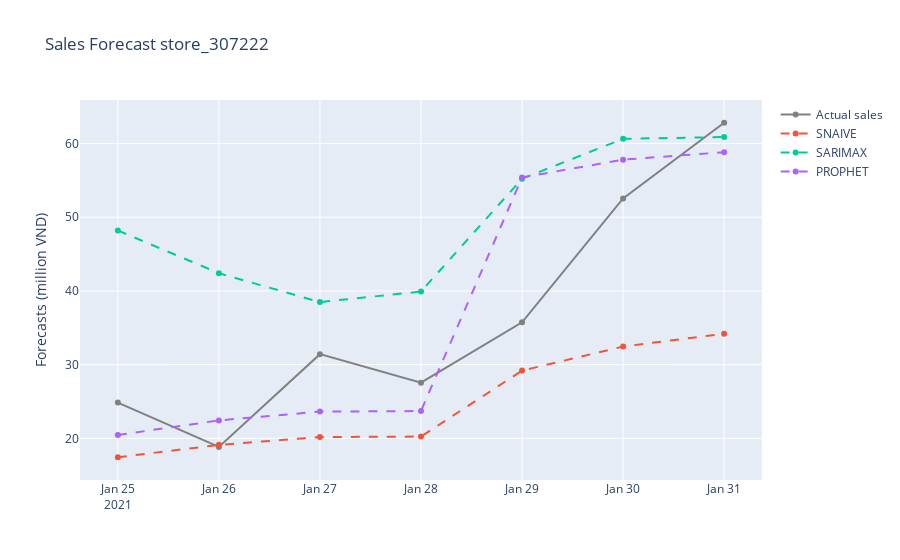

The notebook cell saved with this chart:
### Code cell
fig = go.Figure()

store = sample_ls[0]
x = sample_fc.loc[store,'fc_SNAIVE'].index

fig.add_trace(go.Scatter(x=x, 
                         y=sample_fc.loc[store,'sales'], 
                         name='Actual sales',
                         line={'color': 'grey'},
                         ))
fig.add_trace(go.Scatter(x=x, 
                         y=sample_fc.loc[store,'fc_SNAIVE'].values, 
                         name='SNAIVE',
                         line={'dash': 'dash'},
                         ))
fig.add_trace(go.Scatter(x=x, 
                         y=sample_fc.loc[store,'fc_ARIMA'], 
                         name='SARIMAX',
                         line={'dash': 'dash'},
                         ))
fig.add_trace(go.Scatter(x=x, 
                         y=sample_fc.loc[store,'fc_PROPHET']['yhat'].values, 
                         name='PROPHET',
                         line={'dash': 'dash'},
                         ))
fig.update_layout(title='Sales Forecast ' + store)
fig.update_yaxes(title_text='Forecasts (million VND)')

fig.show()

### Figure 1 — Plotly figure (JSON) as saved in the notebook; plotly's stock layout.template omitted (floating-point values rounded to 4 significant figures)
{"data": [{"line": {"color": "grey"}, "name": "Actual sales", "type": "scatter", "x": ["2021-01-25T00:00:00", "2021-01-26T00:00:00", "2021-01-27T00:00:00", "2021-01-28T00:00:00", "2021-01-29T00:00:00", "2021-01-30T00:00:00", "2021-01-31T00:00:00"], "y": [24.85, 18.83, 31.42, 27.56, 35.75, 52.54, 62.81]}, {"line": {"dash": "dash"}, "name": "SNAIVE", "type": "scatter", "x": ["2021-01-25T00:00:00", "2021-01-26T00:00:00", "2021-01-27T00:00:00", "2021-01-28T00:00:00", "2021-01-29T00:00:00", "2021-01-30T00:00:00", "2021-01-31T00:00:00"], "y": [17.43, 19.11, 20.17, 20.24, 29.19, 32.45, 34.2]}, {"line": {"dash": "dash"}, "name": "SARIMAX", "type": "scatter", "x": ["2021-01-25T00:00:00", "2021-01-26T00:00:00", "2021-01-27T00:00:00", "2021-01-28T00:00:00", "2021-01-29T00:00:00", "2021-01-30T00:00:00", "2021-01-31T00:00:00"], "y": [48.2, 42.4, 38.48, 39.91, 55.22, 60.63, 60.87]}, {"line": {"dash": "dash"}, "name": "PROPHET", "type": "scatter", "x": ["2021-01-25T00:00:00", "2021-01-26T00:00:00", "2021-01-27T00:00:00", "2021-01-28T00:00:00", "2021-01-29T00:00:00", "2021-01-30T00:00:00", "2021-01-31T00:00:00"], "y": [20.45, 22.43, 23.63, 23.7, 55.39, 57.81, 58.82]}], "layout": {"title": {"text": "Sales Forecast store_307222"}, "yaxis": {"title": {"text": "Forecasts (million VND)"}}}}
